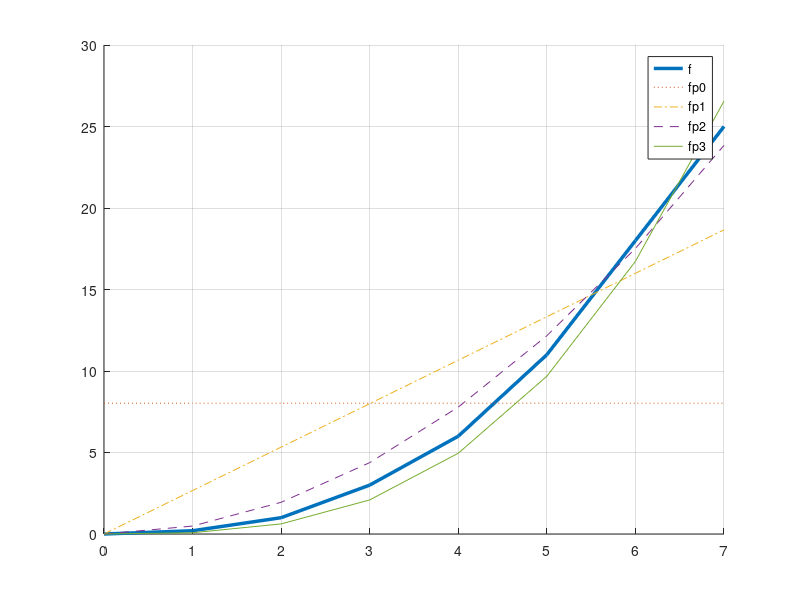

The MATLAB source for this figure:
clear
format short

t = linspace(0, 7, 8);
f = [0, 0.2, 1, 3, 6, 11, 18, 25]

% treba najst vhodnu jednoparametricku regresnu funkciu
% vyskusam ze y(t) = c*t^n kde n = 0, 1, 2, 3, 4,...?

b0 = t.^0;
c0 = (f*b0')/(b0*b0');
fp0 = c0 * b0;
e0 = sqrt(sum((f - fp0).^2)) / length(f)

b1 = t.^1;
c1 = (f*b1')/(b1*b1');
fp1 = c1 * b1;
e1 = sqrt(sum((f - fp1).^2)) / length(f)

b2 = t.^2;
c2 = (f*b2')/(b2*b2');
fp2 = c2 * b2;
e2 = sqrt(sum((f - fp2).^2)) / length(f)

b3 = t.^3;
c3 = (f*b3')/(b3*b3');
fp3 = c3 * b3;
e3 = sqrt(sum((f - fp3).^2)) / length(f)

hold on
plot(t, f, "-", "DisplayName", "f", "LineWidth", 2.5)
plot(t, fp0, ":", "DisplayName", "fp0")
plot(t, fp1, "-.", "DisplayName", "fp1")
plot(t, fp2, "--", "DisplayName", "fp2")
plot(t, fp3, "-", "DisplayName", "fp3")
hold off
grid on
legend
